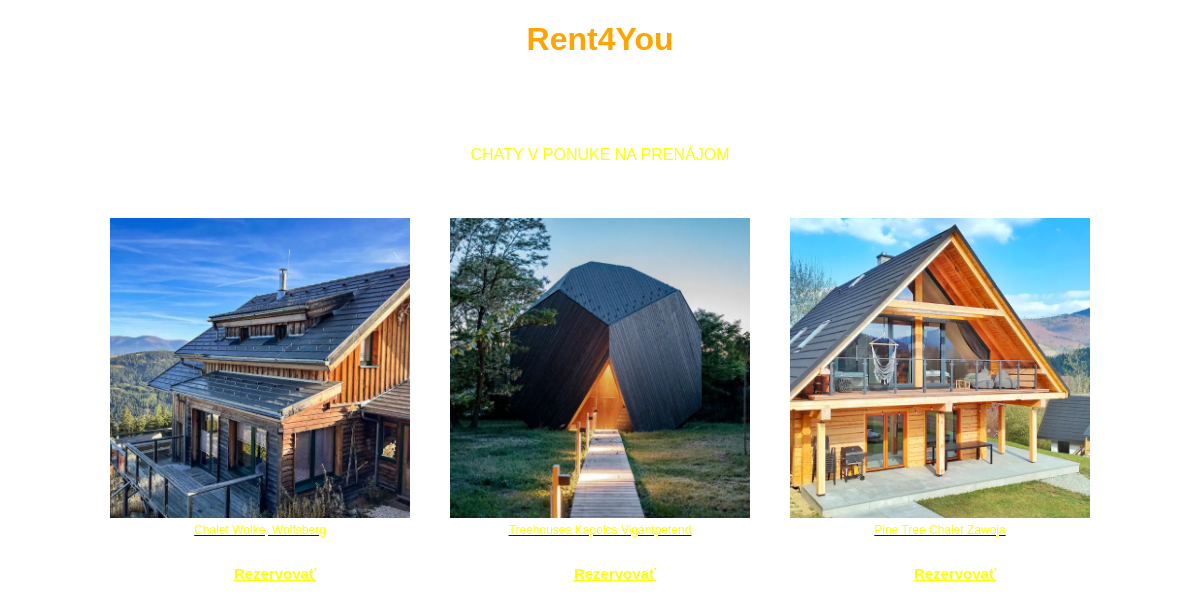
/chaty/, run on the app's committed database.
### viewer/models.py (models this page shows)
class Property(Model):
    name = CharField(max_length=50)
    category = ForeignKey(Category, on_delete=CASCADE)
    image = ImageField(upload_to='uploads/')
    order_of_property = IntegerField()
    title = CharField(max_length=500)
    price = IntegerField(default=150)

### viewer/views.py (the view)
# urls.py: path('<str:category>/', rental, name='rental'),
def rental(request, category=None):
    try:
        category_object = Category.objects.get(name=category)
        properties = Property.objects.filter(category=category_object)
        context = {
            'category': category_object,
            'properties': properties,
        }
        template_name = f'{category}.html'
        return render(request, template_name, context)
    except Category.DoesNotExist:
        raise Http404("Category does not exist")

### viewer/templates/chaty.html (shortened to what this page needs)
<!DOCTYPE html>
{% load static %}
<html lang="sk">
<head>
    <link rel="stylesheet" href="{% static 'styles.css' %}">
    <link rel="stylesheet" href="https://cdnjs.cloudflare.com/ajax/libs/lightbox2/2.11.3/css/lightbox.min.css" />
</head>
<body>
    <div class="header">
        <h1><span class="highlight">Rent4You</span></h1>
    </div>
    <div class="content center-text">
        <p> CHATY V PONUKE NA PRENÁJOM</p>
<div class="thumbnail-container">
    {% if properties %}
       <div class="image-link">
        <a href="{{ properties.0.image.url }}" data-lightbox="property" data-title="{{ properties.0.title }}">
            <img src="{{ properties.0.image.url }}" alt="Náhled hlavního obrázku">
             <div class="image-title">{{ properties.0.title }}</div>
             <p><a class="reservation-link" href="{% url 'reservation' property_id=properties.0.id %}">Rezervovať</a></p>
        </a>
    {% endif %}
</div>
<div class="thumbnail-container">
    {% if properties %}
       <div class="image-link">
        <a href="{{ properties.5.image.url }}" data-lightbox="property" data-title="{{ properties.5.title }}">
            <img src="{{ properties.5.image.url }}" alt="Náhled hlavního obrázku">
             <div class="image-title">{{ properties.5.title }}</div>
             <p><a class="reservation-link" href="{% url 'reservation' property_id=properties.5.id %}">Rezervovať</a></p>
        </a>
    {% endif %}
</div>
<div class="thumbnail-container">
    {% if properties %}
       <div class="image-link">
        <a href="{{ properties.10.image.url }}" data-lightbox="property" data-title="{{ properties.10.title }}">
            <img src="{{ properties.10.image.url }}" alt="Náhled hlavního obrázku">
             <div class="image-title">{{ properties.10.title }}</div>
               <p><a class="reservation-link" href="{% url 'reservation' property_id=properties.10.id %}">Rezervovať</a></p>
        </a>
    {% endif %}
</div>
    </div>
</body>

### viewer/static/styles.css (style rules this page uses)
body { margin: 0; padding: 0; color: yellow; font-family: Arial, sans-serif; background-image: url('uploads/background.jpg'); background-size: cover; background-repeat: no-repeat; background-position: top left; display: flex; flex-direction: column; align-items: center; justify-content: center; }
.content { margin: 50px 15px; }
.highlight { color: orange; }
.image-link { text-align: center; margin: 20px; }
.image-link img { width: 300px; height: 300px; object-fit: cover; display: block; margin: 0 auto; }
.image-link p { margin-top: 10px; font-weight: bold; }
.thumbnail-container { display: flex; }
.reservation-link { color: yellow; font-size: 15px; }
.thumbnail-container { display: flex; justify-content: center; align-items: center; }
.thumbnail-container a { margin: 0 15px; }
.thumbnail-container img { width: 300px; height: 300px; object-fit: cover; display: block; }
.center-text { text-align: center; }
.image-title { text-align: center; margin-top: 5px; color: yellow; font-size: 12px; }

### data on the page
Property: image (picture), title "Chalet Wolke, Wolfsberg"
Property: image (picture), title "Treehouses Kapolcs Vigántpetend"
Property: image (picture), title "Pine Tree Chalet Zawoja"
